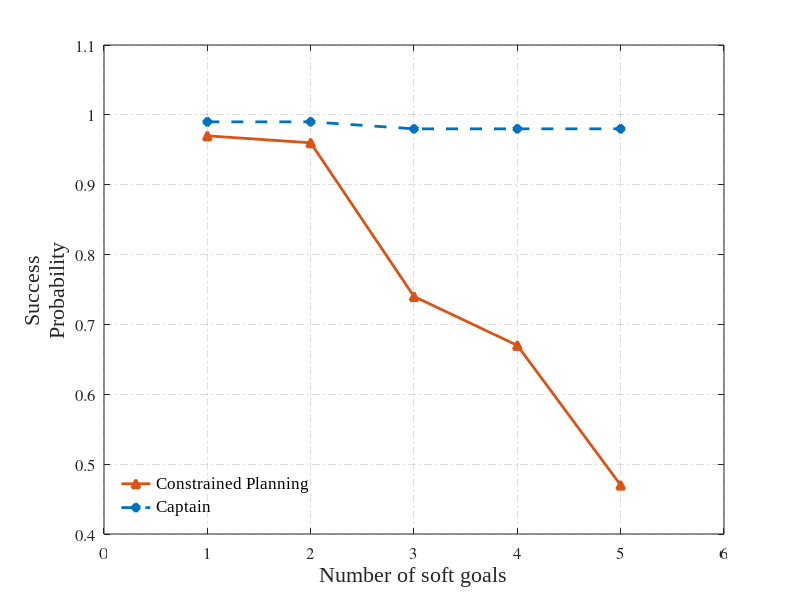

This figure's MATLAB source:
figure,
layer1_success = [0.97,0.96,0.74,0.67,0.47];
layer2_success = [0.99,0.99,0.98,0.98,0.98];
k=[1,2,3,4,5];
plot(k,layer1_success,'-^','linewidth',2,'Color',[0.8500 0.3250 0.0980],'MarkerFaceColor',[0.8500 0.3250 0.0980],'MarkerEdgeColor',[0.8500 0.3250 0.0980])
hold on
plot(k,layer2_success,'--d','linewidth',2,'Color',[0 0.4470 0.7410],'MarkerFaceColor',[0 0.4470 0.7410],'MarkerEdgeColor',[0 0.4470 0.7410])
set(gca,'fontname','Times' ,'FontSize',12);
hlegend = legend('Constrained Planning','Captain');
legend('FontName','Times New Roman','FontSize',12);
h = xlabel({'Number of soft goals'},'Fontname', 'Times New Roman','FontSize',16);
% xlabel({'|TG|'},'Fontname', 'Times New Roman','Interpreter', 'latex');
ylabel({'Success','Probability'},'Fontname', 'Times New Roman','FontSize',16);
set(hlegend,'box','off','location','southwest')
grid on
axis([0, 6, 0.4, 1.1])
set(gca,'gridLineStyle', '-.');

xlim = get(gca,'XLim');
ylim = get(gca,'YLim');
% set(h,'Position',[xlim(2)+(xlim(2)+xlim(1))*0.2,ylim(1)])
% title('Success rate with the increase of $TG$','Interpreter', 'latex');
